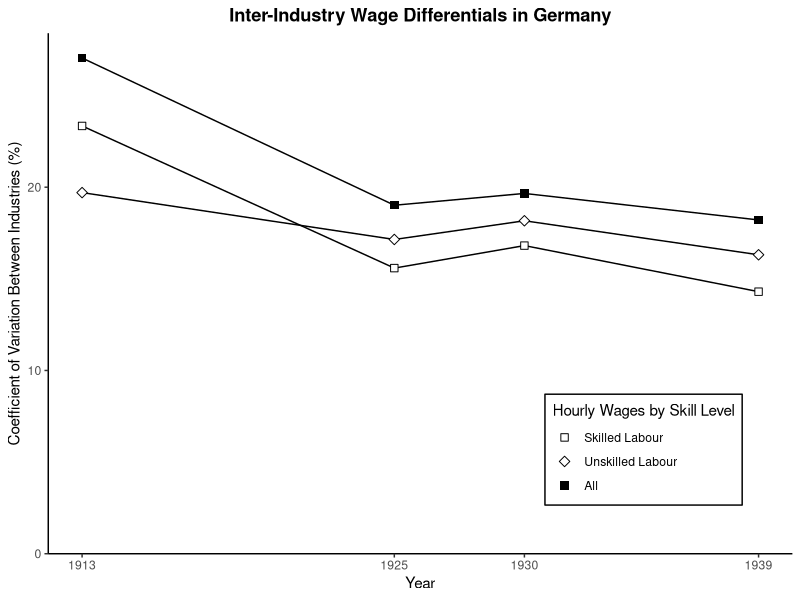
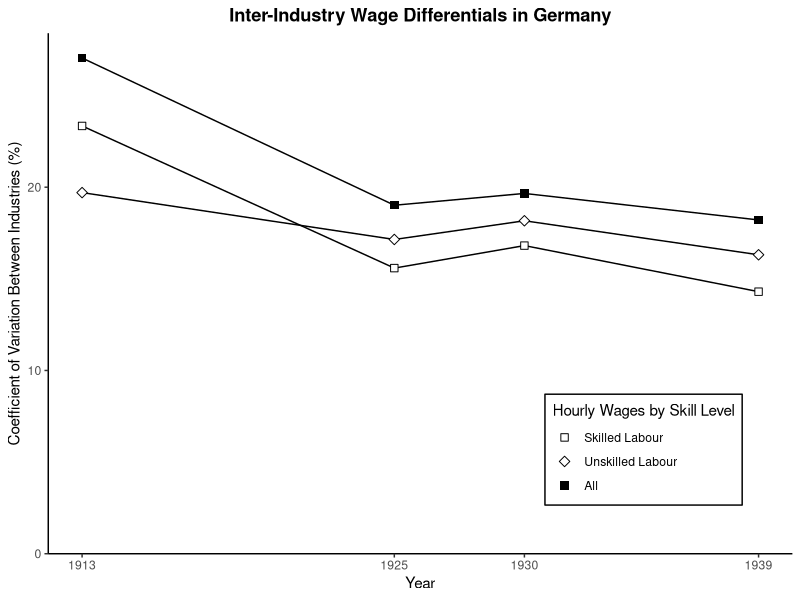

Source code (R) for these figures, in order:
install.packages("tidyverse")
library(tidyverse)
install.packages("dplyr")
install.packages("ggplot2")

# importing the data --------------------------------------------------------
# assumed file structure: - a column with Skilled/Unskilled work
                        # - Columns numbered 3-6 for 4 different years
      
wages <-read_csv("german_hourly_wages.csv") # change file input for different country

# extracting yearly wages -------------------------------------------------
# computing the coefficients of variation
cv <- function(col) { sd(col) / mean(col) }
year1 <- wages %>% pull(3) %>% cv() * 100 # possibly change the column number 
                                          # depending on file structure
year2 <- wages %>% pull(4) %>% cv() * 100
year3 <- wages %>% pull(5) %>% cv() * 100
year4 <- wages %>% pull(6) %>% cv() * 100

general_wages <- tibble(
  Year = as.integer(str_sub(colnames(wages)[3:6], -4)),
  Coefficient = c(year1, year2, year3, year4),
)

# skilled labour wages only
skilled_wages <- wages %>% filter(Skill == "Skilled")

s_year1 <- skilled_wages %>% pull(3) %>% cv() * 100
s_year2 <- skilled_wages %>% pull(4) %>% cv() * 100
s_year3 <- skilled_wages %>% pull(5) %>% cv() * 100
s_year4 <- skilled_wages %>% pull(6) %>% cv() * 100

skilled_wages <- tibble(
  Year = as.integer(str_sub(colnames(wages)[3:6], -4)),
  Coefficient = c(s_year1, s_year2, s_year3, s_year4)
)


# unskilled wages
unskilled_wages <- wages %>% filter(Skill == "Unskilled")

u_year1 <- unskilled_wages %>% pull(3) %>% cv() * 100
u_year2 <- unskilled_wages %>% pull(4) %>% cv() * 100
u_year3 <- unskilled_wages %>% pull(5) %>% cv() * 100
u_year4 <- unskilled_wages %>% pull(6) %>% cv() * 100

unskilled_wages <- tibble(
  Year = as.integer(str_sub(colnames(wages)[3:6], -4)),
  Coefficient = c(u_year1, u_year2, u_year3, u_year4)
)

skilled_wages$SkillLevel <- "Skilled Labour"
general_wages$SkillLevel <- "All"


unskilled_wages$SkillLevel <- "Unskilled Labour"
all_wages <- rbind(skilled_wages, general_wages, unskilled_wages)
# Plotting ----------------------------------------------------------------

graph <- (ggplot(all_wages, aes(x = Year, y = Coefficient,
                                group = SkillLevel,
                                shape = SkillLevel)) 
          +  scale_y_continuous(expand = expansion(mult = c(0, 0.05)), 
                                limits = c(0, NA)) 
          + scale_x_continuous(breaks = c(1913, 1925, 1930, 1939))
          + geom_line(color = "black")
          + geom_point(color = "black", size = 2.5, fill = "white")
         + scale_shape_manual( # legend
           name = "Hourly Wages by Skill Level",
           values = c("Skilled Labour" = 22,   
                      "Unskilled Labour" = 23,
                      "All" = 15  
                      ), 
           breaks = c("Skilled Labour",  "Unskilled Labour", "All") 
         )
         + labs(
           title = "Inter-Industry Wage Differentials in Germany",
           x= "Year",
           y = "Coefficient of Variation Between Industries (%)"
           )
           +  theme_classic() +
           theme(
             plot.title = element_text(hjust = 0.5, face = "bold"),
             legend.position = c(0.8, 0.2), 
             legend.background = element_rect(fill = "white", color = "black"))
           )
graph
ggsave("Wage_Differentials_Germany.png", plot = graph, width = 6, height = 4, dpi = 300)
